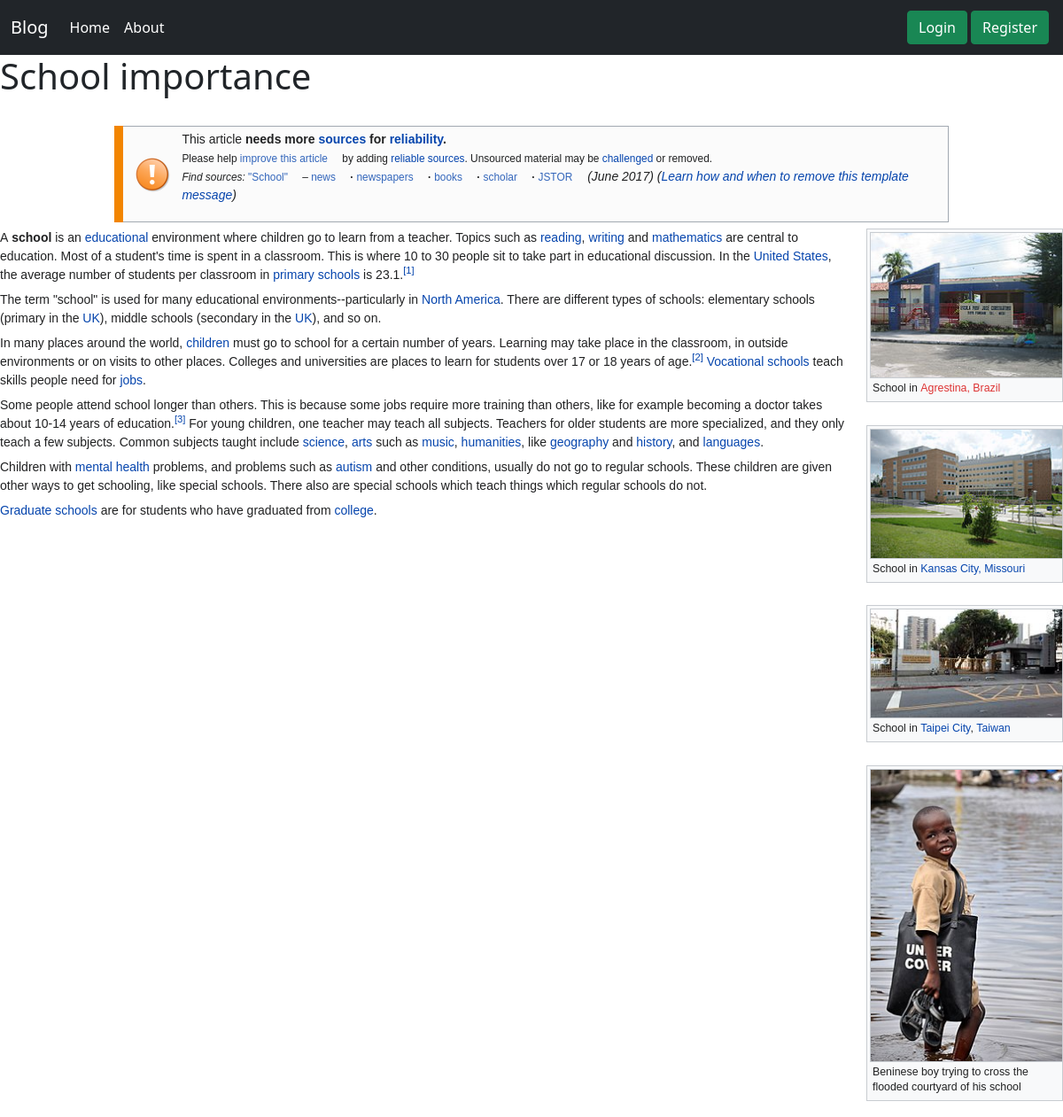
The app's page /get-blog/6/ with its own data.
### blog/models.py (models this page shows)
class Blog(models.Model):
    title = models.CharField(max_length=100)
    content = FroalaField()
    category = models.ForeignKey(Category, on_delete=models.CASCADE)
    user = models.ForeignKey(User, on_delete=models.CASCADE)
    banner_image = models.ImageField(upload_to='public/static/blog')
    updated_at = models.DateField(auto_now_add=True)
    created_at = models.DateField(auto_now=True)

### blog/views.py (the view)
# urls.py: path('get-blog/<id>/',get_blog,name='get_blog'),
def get_blog(request,id):
    context = {}
    try:
        blog_obj = Blog.objects.get(id=id)
        context['blog'] = blog_obj
    except Exception as e:
        print(e)
    return render(request,'detail_blog.html',context)

### blog/templates/detail_blog.html
{% extends 'base.html' %}
{% block content %}
<h1>{{blog.title}}</h1>
<br>
{{blog.content|safe}}
{% endblock %}

### records on screen
Blog: title "School importance", content "This article needs more sources for reliability . Please help improve this article by adding reliable sources . Unsourced material may be challenged or removed. Find sources: \"School\" – news · newspapers · books · scholar · JSTOR (June 2017) ( Learn how and when to remove this template message ) School in Agrestina, Brazil School in Kansas City, Missouri School in Taipei City , Taiwan Beninese boy trying to cross the flooded courtyard of his school A school is an educational environment where children go to learn from a teacher. Topics such as reading , writing and mathematics are central to education. Most of a student's time is spent in a classroom. This is where 10 to 30 people sit to…"
